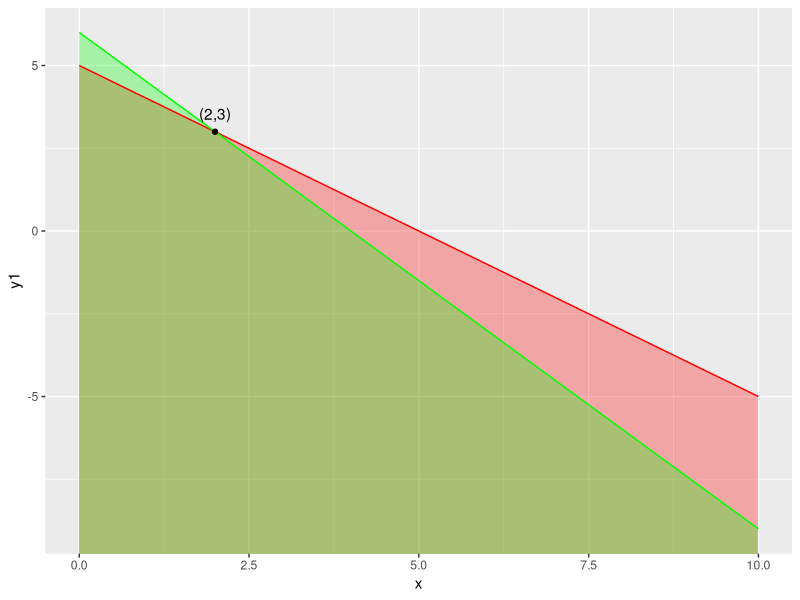

Write R code to recreate this figure.
# Load the ggplot2 package
library(ggplot2)

# Define the functions for the inequalities
f1 <- function(x) { return(5-x) }
f2 <- function(x) { return((12-3*x)/2) }
#f3 <- function(x) { x^3 }

# Create a sequence of x values
x <- seq(0, 10, length.out = 100)

# Create a data frame with the x values and corresponding y values
#df <- data.frame(x = x, y1 = f1(x), y2 = f2(x), y3 = f3(x))
df <- data.frame(x = x, y1 = f1(x), y2 = f2(x))
# Plot the inequalities and shade the regions bounded by them
ggplot(df, aes(x = x)) +
  geom_ribbon(aes(ymin = -Inf, ymax = y1), fill = "red", alpha = 0.3) +
  geom_ribbon(aes(ymin = -Inf, ymax = y2), fill = "green", alpha = 0.3) +
  geom_line(aes(y = y1), colour = "red") +
  geom_line(aes(y = y2), colour = "green") +
  annotate("point", x=2,y=3,colour = "black")+
  annotate("text",x=2,y=3,label="(2,3)",vjust=-1)
  
